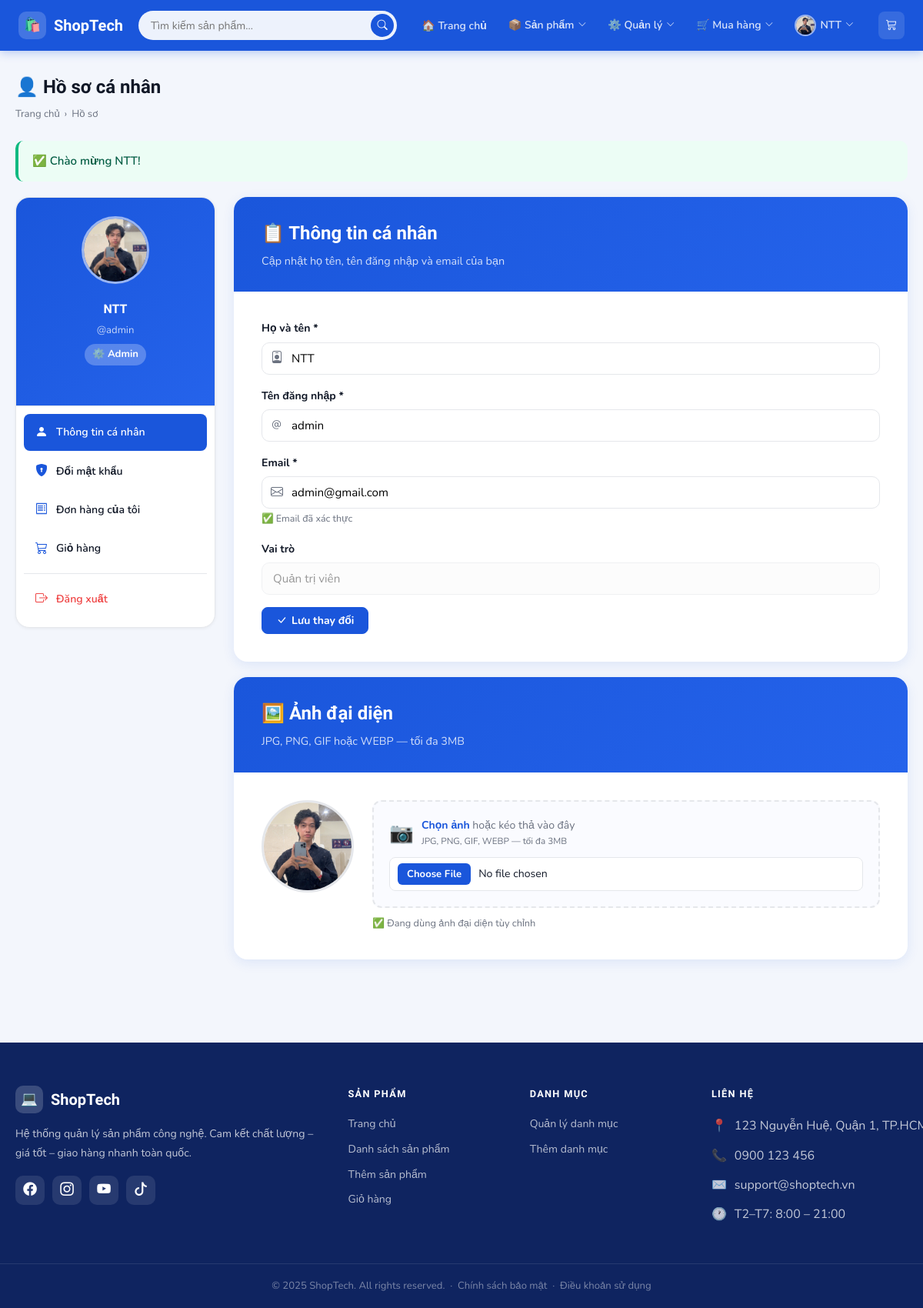
The page /Account/profile (signed in) on the database its author committed.
### tables this page shows
CREATE TABLE IF NOT EXISTS `account` (
  `id` int NOT NULL AUTO_INCREMENT,
  `username` varchar(255) NOT NULL,
  `fullname` varchar(255) NOT NULL,
  `email` varchar(255) DEFAULT NULL,
  `password` varchar(255) NOT NULL,
  `role` enum('admin','user') DEFAULT 'user',
  `status` enum('active','locked') NOT NULL DEFAULT 'active',
  `avatar` varchar(255) DEFAULT NULL,
  `remember_token` varchar(255) DEFAULT NULL,
  `remember_expires_at` datetime DEFAULT NULL,
  `reset_token` varchar(255) DEFAULT NULL,
  `reset_expires_at` datetime DEFAULT NULL,
  `email_verify_token` varchar(255) DEFAULT NULL,
  `email_verify_expires_at` datetime DEFAULT NULL,
  `email_verified_at` datetime DEFAULT NULL,
  `created_at` timestamp NULL DEFAULT CURRENT_TIMESTAMP,
  PRIMARY KEY (`id`),
  UNIQUE KEY `username` (`username`),
  UNIQUE KEY `uq_account_email` (`email`)
);

### app/controllers/AccountController.php (called while the page is built, shortened)
<?php
require_once 'app/config/database.php';
require_once 'app/models/AccountModel.php';
require_once 'app/helpers/SessionHelper.php';
class AccountController
{
    private $accountModel;
    public function __construct()
    {
        $this->db = (new Database())->getConnection();
        $this->accountModel = new AccountModel($this->db);
    }
    public function profile()
    {
        $user = $this->accountModel->findById(SessionHelper::getUserId());
        $tab = $_GET['tab'] ?? 'info';
        include 'app/views/account/profile.php';
    }
}

### index.php (called while the page is built, shortened)
<?php
$url = $_GET['url'] ?? 'product';
$url = rtrim($url, '/');
$url = filter_var($url, FILTER_SANITIZE_URL);
$url = explode('/', $url);
$action = isset($url[1]) && $url[1] != ''
    ? $url[1]
    : 'index';
$controller = new $controllerName();
call_user_func_array([$controller, $action], array_slice($url, 2));
?>

### app/helpers/SessionHelper.php (called while the page is built, shortened)
<?php
class SessionHelper
{
    public static function getUserId() { self::start(); return $_SESSION['user_id'] ?? null; }
    public static function getAvatar() { self::start(); return $_SESSION['avatar'] ?? null; }
    public static function getFlash($key)
    {
        $msg = $_SESSION['flash'][$key] ?? null;
        return $msg;
    }
}

### app/config/database.php (called while the page is built, shortened)
<?php
class Database
{
    private $host = "localhost";
    private $db_name = "my_store";
    private $username = "root";
    private $password = "";
    public function getConnection()
    {
        $this->conn = null;
        try {
            $this->conn = new PDO(
                "mysql:host=" . $this->host . ";dbname=" . $this->db_name,
                $this->username,
                $this->password
            );
            $this->conn->exec("set names utf8");
        } catch (PDOException $exception) {
            echo "Connection error: " . $exception->getMessage();
        }
        return $this->conn;
    }
}

### app/models/AccountModel.php (called while the page is built, shortened)
<?php
class AccountModel
{
    private $db;
    public function __construct($db)
    {
        $this->db = $db;
    }
    public function findById($id)
    {
        $stmt = $this->db->prepare("SELECT * FROM account WHERE id = ? LIMIT 1");
        $stmt->execute([$id]);
        return $stmt->fetch(PDO::FETCH_OBJ);
    }
}

### app/views/account/profile.php (the view, shortened to what this page needs)
<?php
require_once 'app/helpers/SessionHelper.php';
$flash      = SessionHelper::getFlash('success');
?>
<?php include 'app/views/shares/header.php'; ?>
<div class="st-page">
<div class="st-container">
  <div class="st-page-head fade-up">
    <div>
      <h1>👤 Hồ sơ cá nhân</h1>
      <div class="st-breadcrumb">
        <a href="/Product">Trang chủ</a> › <span>Hồ sơ</span>
      </div>
    </div>
  </div>
  <?php if ($flash): ?>
    <div class="alert alert-success fade-up">
      ✅ <?php echo htmlspecialchars($flash, ENT_QUOTES, 'UTF-8'); ?>
    </div>
  <?php endif; ?>
  <div class="st-profile-layout">
    <div class="st-profile-sidebar fade-up">
      <div class="st-avatar-box">
        <div class="st-avatar-upload-wrap" id="avatarWrap">
          <?php if ($avatarUrl): ?>
            <img src="<?php echo $avatarUrl; ?>"
                 alt="Avatar" class="st-avatar-img" id="avatarPreview">
          <?php else: ?>
            <div class="st-avatar-circle" id="avatarInitial">
              <?php echo strtoupper(mb_substr($user->fullname, 0, 1)); ?>
            </div>
          <?php endif; ?>
        </div>
        <div class="st-avatar-info">
          <strong><?php echo htmlspecialchars($user->fullname, ENT_QUOTES, 'UTF-8'); ?></strong>
          <span>@<?php echo htmlspecialchars($user->username, ENT_QUOTES, 'UTF-8'); ?></span>
          <span class="st-role-badge <?php echo $user->role === 'admin' ? 'admin' : 'user'; ?>">
            <?php echo $user->role === 'admin' ? '⚙️ Admin' : '👤 Người dùng'; ?>
          </span>
        </div>
      </div>
      <nav class="st-profile-nav">
        <a href="?tab=info"
           class="st-profile-nav-item <?php echo $tab === 'info' ? 'active' : ''; ?>">
          <i class="bi bi-person-fill"></i> Thông tin cá nhân
        </a>
        <a href="?tab=password"
           class="st-profile-nav-item <?php echo $tab === 'password' ? 'active' : ''; ?>">
          <i class="bi bi-shield-lock-fill"></i> Đổi mật khẩu
        </a>
        <a href="/Product/myOrders" class="st-profile-nav-item">
          <i class="bi bi-receipt"></i> Đơn hàng của tôi
        </a>
        <a href="/Product/cart" class="st-profile-nav-item">
          <i class="bi bi-cart3"></i> Giỏ hàng
        </a>
        <div class="st-profile-nav-divider"></div>
        <a href="/Account/logout"
           class="st-profile-nav-item logout"
           onclick="return confirm('Bạn có chắc muốn đăng xuất?')">
          <i class="bi bi-box-arrow-right"></i> Đăng xuất
        </a>
      </nav>
    </div>
    <div class="st-profile-content fade-up">
      <?php if ($tab === 'info'): ?>
      <div class="st-form-card">
        <div class="st-form-header">
          <h1>📋 Thông tin cá nhân</h1>
          <p>Cập nhật họ tên, tên đăng nhập và email của bạn</p>
        </div>
        <div class="st-form-body">
          <form method="POST" action="/Account/updateProfile">
            <div class="mb-4">
              <label class="form-label">Họ và tên *</label>
              <div class="st-input-wrap">
                <input type="text" name="fullname"
                       class="form-control st-input-icon-pad"
                       value="<?php echo htmlspecialchars($user->fullname, ENT_QUOTES, 'UTF-8'); ?>"
                       required>
              </div>
            </div>
            <div class="mb-4">
              <label class="form-label">Tên đăng nhập *</label>
              <div class="st-input-wrap">
                <input type="text" name="username"
                       class="form-control st-input-icon-pad"
                       value="<?php echo htmlspecialchars($user->username, ENT_QUOTES, 'UTF-8'); ?>"
                       required>
              </div>
            </div>
            <div class="mb-4">
              <label class="form-label">Email *</label>
              <div class="st-input-wrap">
                <input type="email" name="email"
                       class="form-control st-input-icon-pad"
                       value="<?php echo htmlspecialchars($user->email ?? '', ENT_QUOTES, 'UTF-8'); ?>"
                       required>
              </div>
              <small style="color:var(--text-muted)">
                <?php if (!empty($user->email_verified_at)): ?>✅ Email đã xác thực<?php else: ?>⚠️ Email chưa xác thực<?php endif; ?>
              </small>
            </div>
            <div class="mb-4">
              <label class="form-label">Vai trò</label>
              <input type="text" class="form-control"
                     value="<?php echo $user->role === 'admin' ? 'Quản trị viên' : 'Người dùng'; ?>"
                     disabled style="opacity:.6;cursor:not-allowed">
            </div>
            <div class="st-form-actions">
              <button type="submit" class="btn btn-primary">
                <i class="bi bi-check-lg"></i> Lưu thay đổi
              </button>
            </div>
          </form>
        </div>
      </div>
      <div class="st-form-card" style="margin-top:20px">
        <div class="st-form-header">
          <h1>🖼️ Ảnh đại diện</h1>
          <p>JPG, PNG, GIF hoặc WEBP — tối đa 3MB</p>
        </div>
        <div class="st-form-body">
          <div class="st-avatar-detail-wrap">
            <div class="st-avatar-detail-preview" id="avatarDetailPreview">
              <?php if ($avatarUrl): ?>
                <img src="<?php echo $avatarUrl; ?>" id="avatarDetailImg" alt="Avatar">
              <?php else: ?>
                <div class="st-avatar-detail-initial" id="avatarDetailInitial">
                  <?php echo strtoupper(mb_substr($user->fullname, 0, 1)); ?>
                </div>
              <?php endif; ?>
            </div>
            <div class="st-avatar-detail-right">
              <div class="st-upload-box" id="avatarDropZone">
                <label class="st-file-label" for="avatarFileInput2">
                  <span class="st-file-icon">📷</span>
                  <span class="st-file-text">
                    <strong>Chọn ảnh</strong> hoặc kéo thả vào đây<br>
                    <small>JPG, PNG, GIF, WEBP — tối đa 3MB</small>
                  </span>
                </label>
                <div class="st-file-input-row">
                  <input type="file" id="avatarFileInput2" name="avatar2"
                         accept="image/jpeg,image/png,image/gif,image/webp"
                         class="form-control">
                </div>
              </div>
              <?php if ($avatarUrl): ?>
                <p style="font-size:.8rem;color:var(--text-muted);margin-top:10px">
                  ✅ Đang dùng ảnh đại diện tùy chỉnh
                </p>
              <?php endif; ?>
            </div>
          </div>
        </div>
      </div>
      <?php endif; ?>
    </div>
  </div>
</div>
</div>
<?php include 'app/views/shares/footer.php'; ?>

### rows shown on the page
account: fullname "NTT", username "admin", email "admin@gmail.com", role "Quản trị viên"

### other values the page prints
$flash "Chào mừng NTT!"
